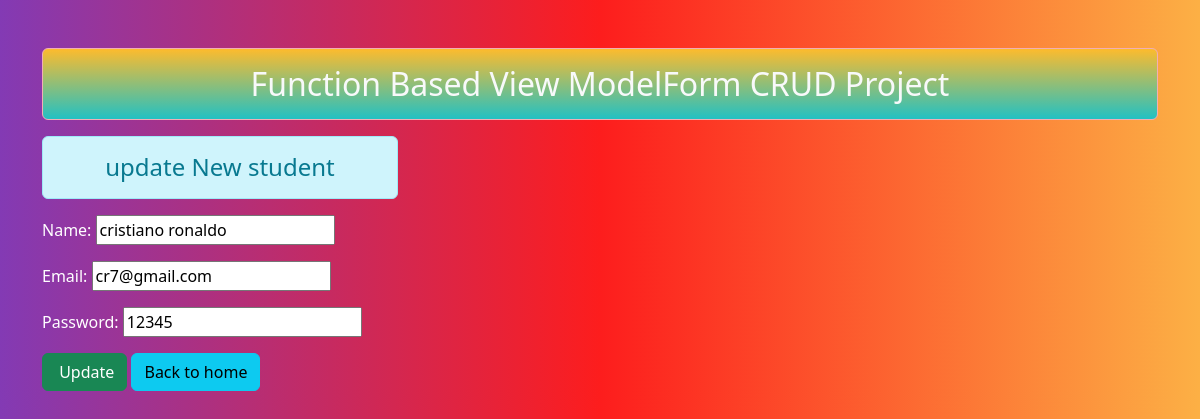
Page /14/ on the committed database.
### myapp/models.py (models this page shows)
class User(models.Model):
    name = models.CharField(max_length=50)
    email = models.EmailField(max_length=30)
    password = models.CharField(max_length=20)

### myapp/views.py (the view)
# urls.py: path("<int:id>/",views.Update_data,name='Update_data'),
def Update_data(request,id):
    if request.method == 'POST':
       pi = User.objects.get(pk=id)
       fm = studentRegistration(request.POST,instance = pi)
       if fm.is_valid():
        fm.save()
    else:
       pi = User.objects.get(pk=id)
       fm = studentRegistration(instance = pi)
    return render(request, 'myapp/updatestudent.html',{'form' :fm,'id':id})

### myapp/forms.py
class studentRegistration(forms.ModelForm):
    class Meta:
        model = User
        fields = "__all__"

### myapp/templates/myapp/updatestudent.html
{% extends "myapp/base.html"%} {% block content%}
<div class="row">
  <div class="col-sm-4">
    <h4 class="text-center alert alert-info">update New student</h4>
    <form action="" method="post">
      {%csrf_token%} {{form.as_p}}
      <input type="submit" class="btn btn-success" value=" Update" />
<a href="{% url 'entrydata' %}" class="btn btn-info ">Back to home </a>
    </form>
  </div>
</div>
{% endblock content%}

### rows in the picture
User: name "cristiano ronaldo", email "cr7@gmail.com", password "12345"
